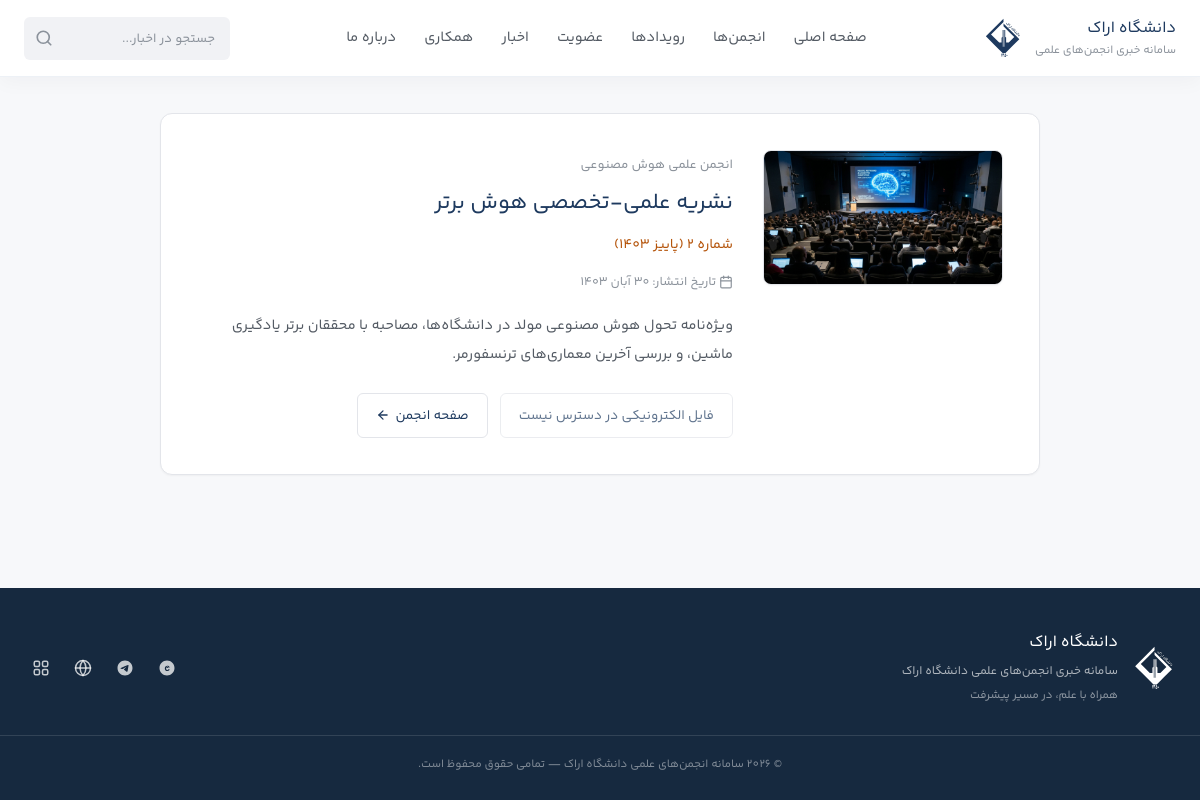
Page /publication.php?id=1 on the committed database.
### tables this page shows
CREATE TABLE IF NOT EXISTS `publications` (
  `id` int(11) NOT NULL AUTO_INCREMENT PRIMARY KEY,
  `association_id` int(11) NOT NULL,
  `title` varchar(255) NOT NULL,
  `issue_no` varchar(50) DEFAULT NULL,
  `summary` text DEFAULT NULL,
  `cover_image` varchar(255) DEFAULT NULL,
  `file` varchar(255) NOT NULL,
  `published_at` date DEFAULT NULL,
  `created_at` datetime DEFAULT CURRENT_TIMESTAMP,
  KEY `idx_pub_assoc` (`association_id`, `published_at`)
) DEFAULT CHARSET=utf8mb4;

CREATE TABLE IF NOT EXISTS `associations` (
  `id` int(11) NOT NULL AUTO_INCREMENT PRIMARY KEY,
  `name` varchar(255) NOT NULL,
  `description` text,
  `goals` text,
  `icon` varchar(255) DEFAULT NULL,
  `icon_key` varchar(50) DEFAULT 'general',
  `cover_image` varchar(255) DEFAULT NULL,
  `email` varchar(255) DEFAULT NULL,
  `phone` varchar(50) DEFAULT NULL,
  `telegram` varchar(100) DEFAULT NULL,
  `instagram` varchar(100) DEFAULT NULL,
  `linkedin` varchar(100) DEFAULT NULL,
  `website` varchar(255) DEFAULT NULL,
  `address` text,
  `membership_open` tinyint(1) DEFAULT 1
) DEFAULT CHARSET=utf8mb4;

### publication.php (the view, shortened to what this page needs)
<?php
require_once __DIR__ . '/includes/header.php';
$id = (int)($_GET['id'] ?? 0);
$st = $pdo->prepare("SELECT p.*, a.name AS assoc_name
                     FROM publications p
                     LEFT JOIN associations a ON p.association_id = a.id
                     WHERE p.id = ?");
$st->execute([$id]);
$pub = $st->fetch();
$pdfPath = 'uploads/publications/' . $pub['file'];
$hasPdf = file_exists(__DIR__ . '/' . $pdfPath);
$cover = !empty($pub['cover_image']) ? getNewsImageUrl($pub['cover_image']) : 'assets/images/default-cover.jpg';
?>
<section class="page-container container">
    <div style="max-width:880px; margin:0 auto; background:var(--color-surface); border:1px solid var(--border-color); border-radius:var(--radius-lg); padding:36px; box-shadow:var(--shadow-sm);">
        <div style="display:grid; grid-template-columns: 240px 1fr; gap:30px; align-items:start;" class="publication-detail-grid">
            <div style="border-radius:var(--radius-md); overflow:hidden; border:1px solid var(--border-color); box-shadow:var(--shadow-sm);">
                <img src="<?= e($cover) ?>" alt="<?= e($pub['title']) ?>" style="width:100%; display:block;">
            </div>
            <div>
                <span style="font-size:13px; color:var(--text-muted); font-weight:600;">
                    <?= e($pub['assoc_name']) ?>
                </span>
                <h1 style="font-size:22px; font-weight:700; color:var(--color-primary-navy); margin:8px 0 12px; line-height:1.45;">
                    <?= e($pub['title']) ?>
                </h1>
                <?php if (!empty($pub['issue_no'])): ?>
                    <p style="font-size:14px; color:var(--color-accent); font-weight:600; margin-bottom:12px;">
                        <?= e($pub['issue_no']) ?>
                    </p>
                <?php endif; ?>
                <?php if (!empty($pub['published_at'])): ?>
                    <p style="font-size:12.5px; color:var(--text-muted); margin-bottom:16px;">
                        <?= svgIcon('calendar', '', 14) ?> تاریخ انتشار: <?= formatDate($pub['published_at']) ?>
                    </p>
                <?php endif; ?>
                <div style="font-size:14.5px; line-height:2; color:var(--text-secondary); margin-bottom:24px;">
                    <?= !empty($pub['summary']) ? nl2br(e($pub['summary'])) : '<p class="text-muted">توضیحاتی برای این شماره ثبت نشده است.</p>' ?>
                </div>
                <div style="display:flex; gap:12px; flex-wrap:wrap;">
                    <?php if ($hasPdf): ?>
                        <a href="<?= e($pdfPath) ?>" target="_blank" class="btn-primary">
                            مشاهده و دانلود فایل PDF
                        </a>
                    <?php else: ?>
                        <span class="btn-secondary" style="opacity:0.7; cursor:not-allowed;">فایل الکترونیکی در دسترس نیست</span>
                    <?php endif; ?>
                    <?php if (!empty($pub['association_id'])): ?>
                        <a href="association.php?id=<?= $pub['association_id'] ?>" class="btn-secondary">
                            صفحه انجمن <?= svgIcon('arrow-left', '', 14) ?>
                        </a>
                    <?php endif; ?>
                </div>
            </div>
        </div>
    </div>
</section>
<?php include 'includes/footer.php'; ?>

### assets/css/style.css (style rules this page uses)
:root { --font-sans: 'Yekan Bakh', Tahoma, Arial, sans-serif; --color-surface: #ffffff; --color-body-bg: #f7f8fa; --color-soft-bg: #f1f2f5; --border-color: #e3e5ea; --border-subtle: #eef0f3; --text-primary: #1c2024; --text-secondary: #545b64; --text-muted: #8b929b; --text-white: #ffffff; --color-primary-navy: #1e3a5f; --color-primary-dark: #16293f; --color-primary-blue: #1e3a5f; --color-accent: #b45309; --color-accent-soft: #fdf3e7; --color-success: #166534; --shadow-sm: 0 1px 2px rgba(20, 25, 32, 0.04); --shadow-md: 0 4px 14px rgba(20, 25, 32, 0.06); --shadow-lg: 0 10px 30px rgba(20, 25, 32, 0.08); --shadow-card-hover: 0 4px 14px rgba(20, 25, 32, 0.08); --radius-sm: 6px; --radius-md: 8px; --radius-lg: 12px; --radius-xl: 16px; --radius-full: 9999px; --transition-fast: 0.15s ease; --transition-normal: 0.18s ease; --transition-smooth: 0.22s ease; }
*, *::before, *::after { margin: 0; padding: 0; box-sizing: border-box; }
html { font-size: 16px; scroll-behavior: smooth; -webkit-font-smoothing: antialiased; -moz-osx-font-smoothing: grayscale; }
body { font-family: var(--font-sans); font-weight: 400; font-synthesis: none; background-color: var(--color-body-bg); color: var(--text-primary); line-height: 1.9; direction: rtl; text-align: right; min-height: 100vh; display: flex; flex-direction: column; }
a { color: inherit; text-decoration: none; transition: color var(--transition-fast); }
img { max-width: 100%; height: auto; display: block; }
.container { width: 100%; max-width: 1240px; margin-left: auto; margin-right: auto; padding-left: 24px; padding-right: 24px; }
.btn-primary, .btn-secondary, .btn-text { display: inline-flex; align-items: center; gap: 6px; font-size: 13.5px; border-radius: var(--radius-sm); border: 1px solid transparent; padding: 9px 18px; cursor: pointer; transition: background var(--transition-fast), border-color var(--transition-fast), color var(--transition-fast); flex-shrink: 0; font-family: inherit; }
.btn-secondary { background: transparent; border-color: var(--border-color); color: var(--color-primary-navy); }
.page-container { padding-top: 36px; padding-bottom: 60px; }

### rows in the picture
publications: association.name "انجمن علمی هوش مصنوعی", title "نشریه علمی-تخصصی هوش برتر", issue_no "شماره ۲ (پاییز ۱۴۰۳)", published_at "۳۰ آبان ۱۴۰۳", summary "ویژه‌نامه تحول هوش مصنوعی مولد در دانشگاه‌ها، مصاحبه با محققان برتر یادگیری ماشین، و بررسی آخرین معماری‌های ترنسفورمر."

### other values in the picture
$item[1] "صفحه اصلی"
$item[1] "انجمن‌ها"
$item[1] "رویدادها"
$item[1] "عضویت"
$item[1] "اخبار"
$item[1] "همکاری"
$item[1] "درباره ما"
